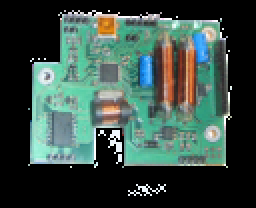
#> input picture main-board/software/pawn/pawn_include/examples_python/cv2/board_128.png, 128 x 104 px, given in place of the camera (shown 2 times larger)
$ python orb01.py   (Python 2 division)   (older library calls are emulated)
#> lines starting #> are read from the running program, lines starting #| are printed output that depends on the picture

import numpy as np
import cv2
from matplotlib import pyplot as plt
import time


MIN_MATCH_COUNT = 120

FEATURE_FILE = './board_big.png'

img1 = cv2.imread( FEATURE_FILE, cv2.COLOR_BGR2GRAY ) # queryImage

#print img1
orb = cv2.ORB()

# find the keypoints and descriptors with SIFT
kp1, des1 = orb.detectAndCompute( img1, None )
#> kp1 = (); des1 = None
print "kp size: ", len( kp1 )
#| kp size:  0
#assert( False )
for i in range( len(kp1) ):
    pt = kp1[ i ]
    x, y = pt.pt
    x = int( x )
    y = int( y )
    cv2.circle( img1, (x, y), 5, (200, 0, 0), -1 )
#> this loop made 0 passes
cv2.imshow( 'base', img1 )


# create BFMatcher object
bf = cv2.BFMatcher( cv2.NORM_HAMMING, crossCheck=True )


cap = cv2.VideoCapture(0)

while(True):
    # Capture frame-by-frame
    ret, img2 = cap.read()
#> img2 is the input picture: shape (104, 128, 3); mean B, G, R 71.3, 78.6, 58.2
    if ( not ret ):
        break

    w, h = img2.shape[:2]
#> w = 104; h = 128
    img2 = cv2.resize( img2, (h/2, w/2), interpolation = cv2.INTER_CUBIC )
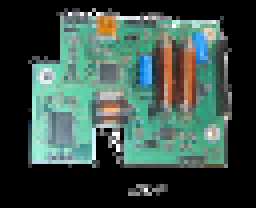
#> img2: shape (52, 64, 3) (shown 4 times larger); mean B, G, R 71.9, 79.3, 58.8

    # Our operations on the frame come here
    gray = cv2.cvtColor( img2, cv2.COLOR_BGR2GRAY )
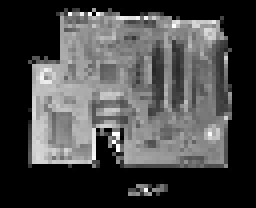
#> gray: shape (52, 64) (shown 4 times larger); min 0, max 255, mean 72.3

    kp2, des2 = orb.detectAndCompute( gray, None )
#> kp2 = (); des2 = None

    # Match descriptors.
    matches = bf.match( des1, des2 )
#> matches = ()

    # Sort them in the order of their distance.
    matches = sorted(matches, key = lambda x:x.distance)
#> matches = []

    n = len( matches )
#> n = 0
    print "matches: ", n
#| matches:  0

    #if len(good)>MIN_MATCH_COUNT:
    if n > MIN_MATCH_COUNT:
        src_pts = np.float32([ kp1[m.queryIdx].pt for m in matches ]).reshape(-1,1,2)
        dst_pts = np.float32([ kp2[m.trainIdx].pt for m in matches ]).reshape(-1,1,2)

        M, mask = cv2.findHomography(src_pts, dst_pts, cv2.RANSAC,5.0)
        matchesMask = mask.ravel().tolist()

        h,w = img1.shape[:2]
        pts = np.float32([ [0,0],[0,h-1],[w-1,h-1],[w-1,0] ]).reshape(-1,1,2)
        dst = cv2.perspectiveTransform(pts,M)

        cv2.polylines(img2,[np.int32(dst)],True,255,3 ) #, cv2.LINE_AA)

    else:
        print "Not enough matches are found - %d/%d" % (n,MIN_MATCH_COUNT)
#| Not enough matches are found - 0/120
        matchesMask = None


    for i in range( n ):
        m = matches[i]
        pt = kp2[ m.trainIdx ]
        x, y = pt.pt
        x = int( x )
        y = int( y )
        cv2.circle( img2, (x, y), 5, (200, 0, 0), -1 )

    cv2.imshow( 'a', img2 )


    #plt.show()
    time.sleep( 0.5 )

    if cv2.waitKey(1) & 0xFF == ord('q'):
#> (key q is pressed here)
        break


# When everything done, release the capture
cap.release()
cv2.destroyAllWindows()

print "Executrion finished"
